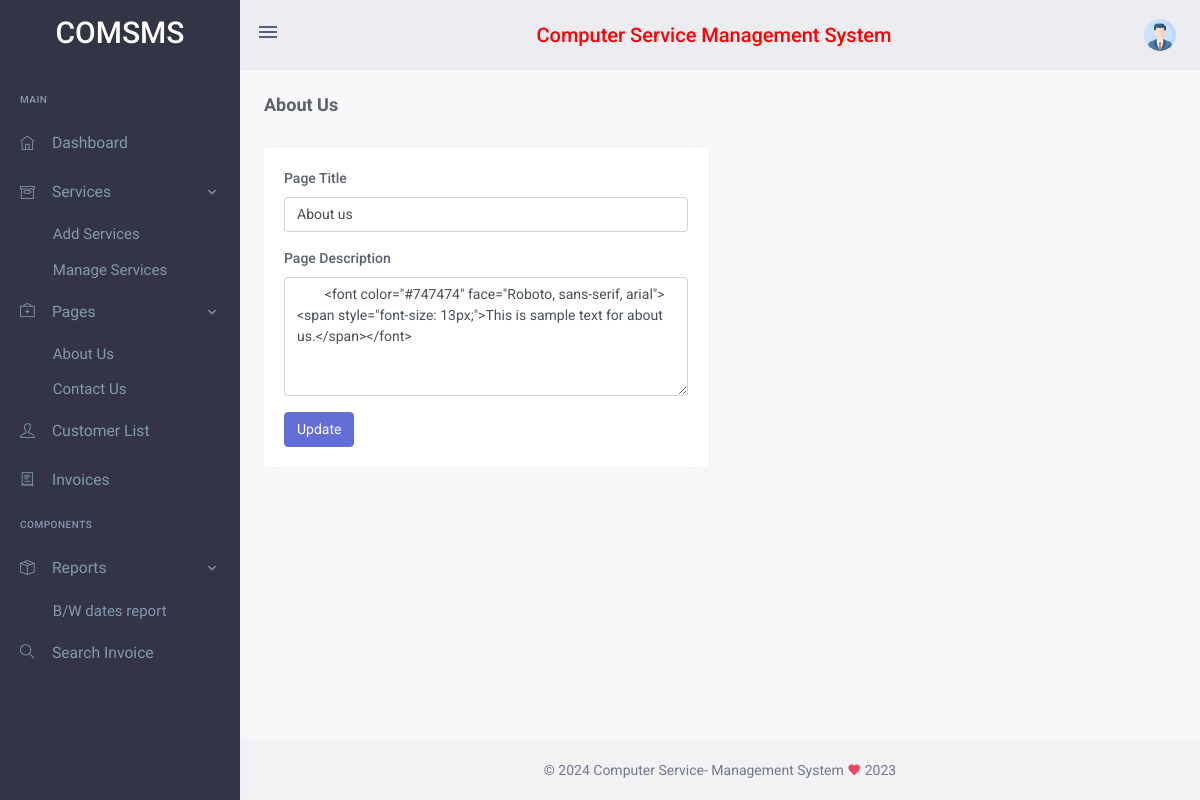
/comsms/admin/aboutus.php (signed in), run on the app's committed database.
### tables this page shows
CREATE TABLE `tblpage` (
  `ID` int(10) NOT NULL,
  `PageType` varchar(30) DEFAULT NULL,
  `PageTitle` varchar(30) DEFAULT NULL,
  `PageDescription` mediumtext DEFAULT NULL,
  `Email` varchar(30) DEFAULT NULL,
  `MobileNumber` bigint(10) DEFAULT NULL,
  `UpdationDate` timestamp NOT NULL DEFAULT current_timestamp() ON UPDATE current_timestamp()
);

### comsms/admin/aboutus.php (the view, shortened to what this page needs)
<?php
include('includes/dbconnection.php');
if (strlen($_SESSION['comsmsaid']==0)) {
  header('location:logout.php');
  } else{
  ?>
<!doctype html>
<html lang="en">
    <head>
     <?php include_once('includes/css.php'); ?>
    </head>
    <body data-sidebar="dark">
        <div id="layout-wrapper">
            <?php include_once('includes/header.php');?>
            <?php include_once('includes/sidebar.php');?>
            <div class="main-content">
                <div class="page-content">
                    <div class="container-fluid">
                        <div class="row align-items-center">
                            <div class="col-sm-6">
                                <div class="page-title-box">
                                    <h4 class="font-size-18">About Us</h4>
                                                                   </div>
                            </div>
                        </div>
                        <div class="row">
                            <div class="col-lg-6">
                                <div class="card">
                                    <div class="card-body">
                                        <form class="custom-validation"  method="post" enctype="multipart/form-data">
                                           <?php
$ret=mysqli_query($con,"select * from  tblpage where PageType='aboutus'");
while ($row=mysqli_fetch_array($ret)) {
?>
                                            <div class="form-group">
                                                <label>Page Title</label>
                                                <input type="text" class="form-control" name="pagetitle" id="pagetitle" value="<?php  echo $row['PageTitle'];?>" required="true">
                                            </div>
                                            <div class="form-group">
                                                <label>Page Description</label>
                                                <div>
                                                 <textarea name="pagedes" id="pagedes" rows="5" class="form-control">
        <?php  echo $row['PageDescription'];?></textarea>
                                                </div>
                                            </div>
                                    <?php
}?>
                                            <div class="form-group mb-0">
                                                <div>
                                                    <button type="submit" class="btn btn-primary waves-effect waves-light mr-1" name="submit">
                                                       Update
                                                    </button>
                                                </div>
                                            </div>
                                        </form>
                                    </div>
                                </div>
                            </div>
                        </div>
                    </div>
                </div>
<?php include_once('includes/footer.php');?>
            </div>
        </div>
    </body>
</html>
<?php }  ?>

### data on the page
tblpage: pagetitle "About us", pagedes "<font color=\"#747474\" face=\"Roboto, sans-serif, arial\"><span style=\"font-size: 13px;\">This is sample text for about us.</span></font>"
